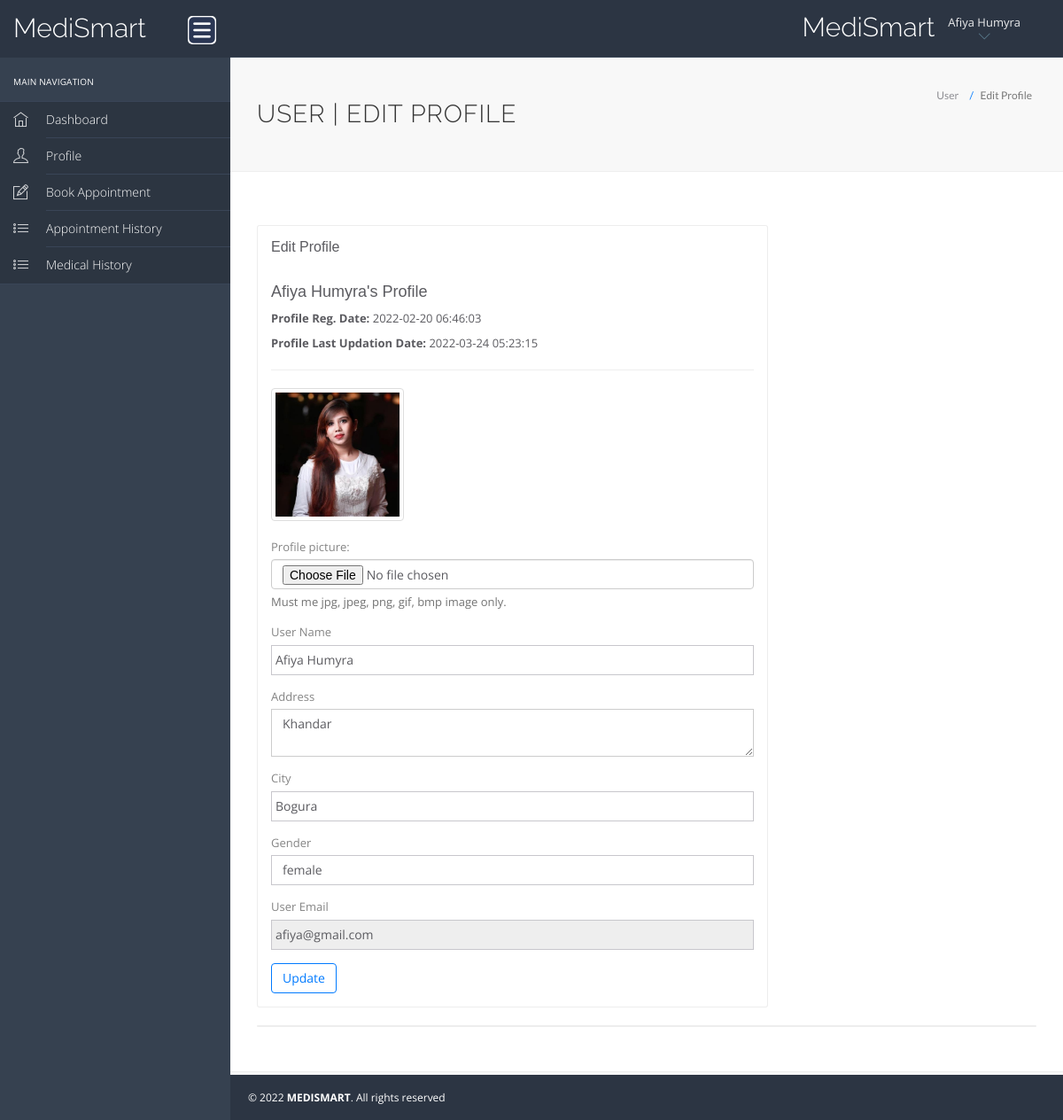
The page /hms/edit-profile.php (signed in) on the database its author committed.
### tables this page shows
CREATE TABLE `users` (
  `id` int(11) NOT NULL,
  `fullName` varchar(255) DEFAULT NULL,
  `profile_pic` varchar(255) NOT NULL,
  `address` longtext DEFAULT NULL,
  `city` varchar(255) DEFAULT NULL,
  `gender` varchar(255) DEFAULT NULL,
  `email` varchar(255) DEFAULT NULL,
  `password` varchar(255) DEFAULT NULL,
  `regDate` timestamp NULL DEFAULT current_timestamp(),
  `updationDate` timestamp NULL DEFAULT NULL ON UPDATE current_timestamp()
);

### hms/edit-profile.php (the view, shortened to what this page needs)
<?php
	include('include/config.php');
?>
<!DOCTYPE html>
<html lang="en">
<head>
    <link rel="stylesheet" href="vendor/bootstrap/css/bootstrap.min.css">
    <link rel="stylesheet" href="vendor/fontawesome/css/font-awesome.min.css">
    <link rel="stylesheet" href="vendor/themify-icons/themify-icons.min.css">
    <link href="vendor/animate.css/animate.min.css" rel="stylesheet" media="screen">
    <link href="vendor/perfect-scrollbar/perfect-scrollbar.min.css" rel="stylesheet" media="screen">
    <link href="vendor/switchery/switchery.min.css" rel="stylesheet" media="screen">
    <link href="vendor/bootstrap-touchspin/jquery.bootstrap-touchspin.min.css" rel="stylesheet" media="screen">
    <link href="vendor/select2/select2.min.css" rel="stylesheet" media="screen">
    <link href="vendor/bootstrap-datepicker/bootstrap-datepicker3.standalone.min.css" rel="stylesheet" media="screen">
    <link href="vendor/bootstrap-timepicker/bootstrap-timepicker.min.css" rel="stylesheet" media="screen">
    <link rel="stylesheet" href="assets/css/styles.css">
    <link rel="stylesheet" href="assets/css/plugins.css">
    <link rel="stylesheet" href="assets/css/themes/theme-5.css" id="skin_color" />
</head>
<body>
    <div id="app">
        <?php include('include/sidebar.php');?>
        <div class="app-content">
            <?php include('include/header.php');?>
            <div class="main-content">
                <div class="wrap-content container" id="container">
                    <section id="page-title">
                        <div class="row">
                            <div class="col-sm-8">
                                <h1 class="mainTitle">User | Edit Profile</h1>
                            </div>
                            <ol class="breadcrumb">
                                <li>
                                    <span>User </span>
                                </li>
                                <li class="active">
                                    <span>Edit Profile</span>
                                </li>
                            </ol>
                        </div>
                    </section>
                    <div class="container-fluid container-fullw bg-white">
                        <div class="row">
                            <div class="col-md-12">
                                <div class="row margin-top-30">
                                    <div class="col-lg-8 col-md-12">
                                        <div class="panel panel-white">
                                            <div class="panel-heading">
                                                <h5 class="panel-title">Edit Profile</h5>
                                            </div>
                                            <div class="panel-body">
                                                <?php
													$sql=mysqli_query($con,"select * from users where id='".$_SESSION['id']."'");
													while($data=mysqli_fetch_array($sql)){
												?>
                                                <h4><?php echo htmlentities($data['fullName']);?>'s Profile</h4>
                                                <p><b>Profile Reg. Date:
                                                    </b><?php echo htmlentities($data['regDate']);?></p>
                                                <?php if($data['updationDate']){?>
                                                <p><b>Profile Last Updation Date:
                                                    </b><?php echo htmlentities($data['updationDate']);?></p>
                                                <?php } ?>
                                                <hr />
                                                <form role="form" name="edit" method="post"
                                                    enctype="multipart/form-data">
                                                    <div class="form-group">
                                                        <div class="">
                                                            <?php $pic = ($data["profile_pic"] != "" ) ? $data["profile_pic"] : "patient.png" ?>
                                                            <a href="profile_pics/<?php echo $pic ?>"
                                                                target="_blank"><img
                                                                    src="profile_pics/<?php echo $pic ?>" alt=""
                                                                    width="150" height="150" class="thumbnail"></a>
                                                        </div>
                                                    </div>
                                                    <div class="form-group">
                                                        <label class="control-label" for="profile_pic">Profile
                                                            picture:</label>
                                                        <div class="profile-input">
                                                            <input type="file" id="profile_pic"
                                                                class="form-control file" name="profile_pic">
                                                            <span class="help-block">Must me jpg, jpeg, png, gif, bmp
                                                                image only.</span>
                                                        </div>
                                                    </div>
                                                    <div class="form-group">
                                                        <label for="fname">
                                                            User Name
                                                        </label>
                                                        <input type="text" name="fname" class="form-control"
                                                            value="<?php echo htmlentities($data['fullName']);?>">
                                                    </div>
                                                    <div class="form-group">
                                                        <label for="address">
                                                            Address
                                                        </label>
                                                        <textarea name="address"
                                                            class="form-control"><?php echo htmlentities($data['address']);?></textarea>
                                                    </div>
                                                    <div class="form-group">
                                                        <label for="city">
                                                            City
                                                        </label>
                                                        <input type="text" name="city" class="form-control"
                                                            required="required"
                                                            value="<?php echo htmlentities($data['city']);?>">
                                                    </div>
                                                    <div class="form-group">
                                                        <label for="gender">
                                                            Gender
                                                        </label>
                                                        <select name="gender" class="form-control" required="required">
                                                            <option value="<?php echo htmlentities($data['gender']);?>">
                                                                <?php echo htmlentities($data['gender']);?></option>
                                                        </select>
                                                    </div>
                                                    <div class="form-group">
                                                        <label for="fess">
                                                            User Email
                                                        </label>
                                                        <input type="email" name="uemail" class="form-control"
                                                            readonly="readonly"
                                                            value="<?php echo htmlentities($data['email']);?>">
                                                    </div>
                                                    <button type="submit" name="submit" class="btn btn-o btn-primary">
                                                        Update
                                                    </button>
                                                </form>
                                                <?php } ?>
                                            </div>
                                        </div>
                                    </div>
                                </div>
                            </div>
                            <div class="col-lg-12 col-md-12">
                                <div class="panel panel-white">
                                </div>
                            </div>
                        </div>
                    </div>
                </div>
            </div>
        </div>
        <?php include('include/footer.php');?>
    </div>
</body>
</html>

### hms/include/header.php (shortened to what this page needs)
<header class="navbar navbar-default navbar-static-top">
    <div class="navbar-header">
        <a class="navbar-brand" href="#">
            <h2 style="padding-top:10%; color: white;">MediSmart</h2>
        </a>
        <a href="#" class="sidebar-toggler pull-right visible-md visible-lg" data-toggle-class="app-sidebar-closed"
            data-toggle-target="#app">
            <img src="./assets/images/menu.png" alt="Menu" width="32" height="32"
                style="background-color: white; border-radius: 5px;">
        </a>
    </div>
    <div class="navbar-collapse collapse">
        <ul class="nav navbar-right">
            <li style="padding-top:5% ">
                <h2 style="color: white">MediSmart</h2>
            </li>
            <li class="dropdown current-user">
                <a href class="dropdown-toggle" data-toggle="dropdown">
                    <span class="username">
                        <?php $query=mysqli_query($con,"select fullName from users where id='".$_SESSION['id']."'");
                            while($row=mysqli_fetch_array($query))
                            {
                                echo $row['fullName'];
                            }
						?> <i class="ti-angle-down"></i></i></span>
                </a>
            </li>
        </ul>
    </div>
</header>

### hms/assets/css/themes/theme-5.css (style rules this page uses)
body { background: #f8f8f8; }
header .navbar-header { background: #2c3543 !important; border-right-color: transparent !important; border-bottom-color: transparent !important; }
header .navbar-header .sidebar-toggler, header .navbar-header .sidebar-mobile-toggler { color: #5f8295 !important; }
header .navbar-header .navbar-brand { color: #ffffff !important; }
header .navbar-collapse { background: #2c3543 !important; border-bottom-color: #394557 !important; box-shadow: none !important; }
header .navbar-collapse .navbar-right > li > a { color: #ffffff; }
header .navbar-collapse .navbar-right > li > a i { color: #5f8295 !important; }

### rows shown on the page
users: fullName "Afiya Humyra", regDate "2022-02-20 06:46:03", updationDate "2022-03-24 05:23:15", profile_pic (picture), fname "Afiya Humyra", address "Khandar", city "Bogura", gender "female", uemail "afiya@gmail.com"
